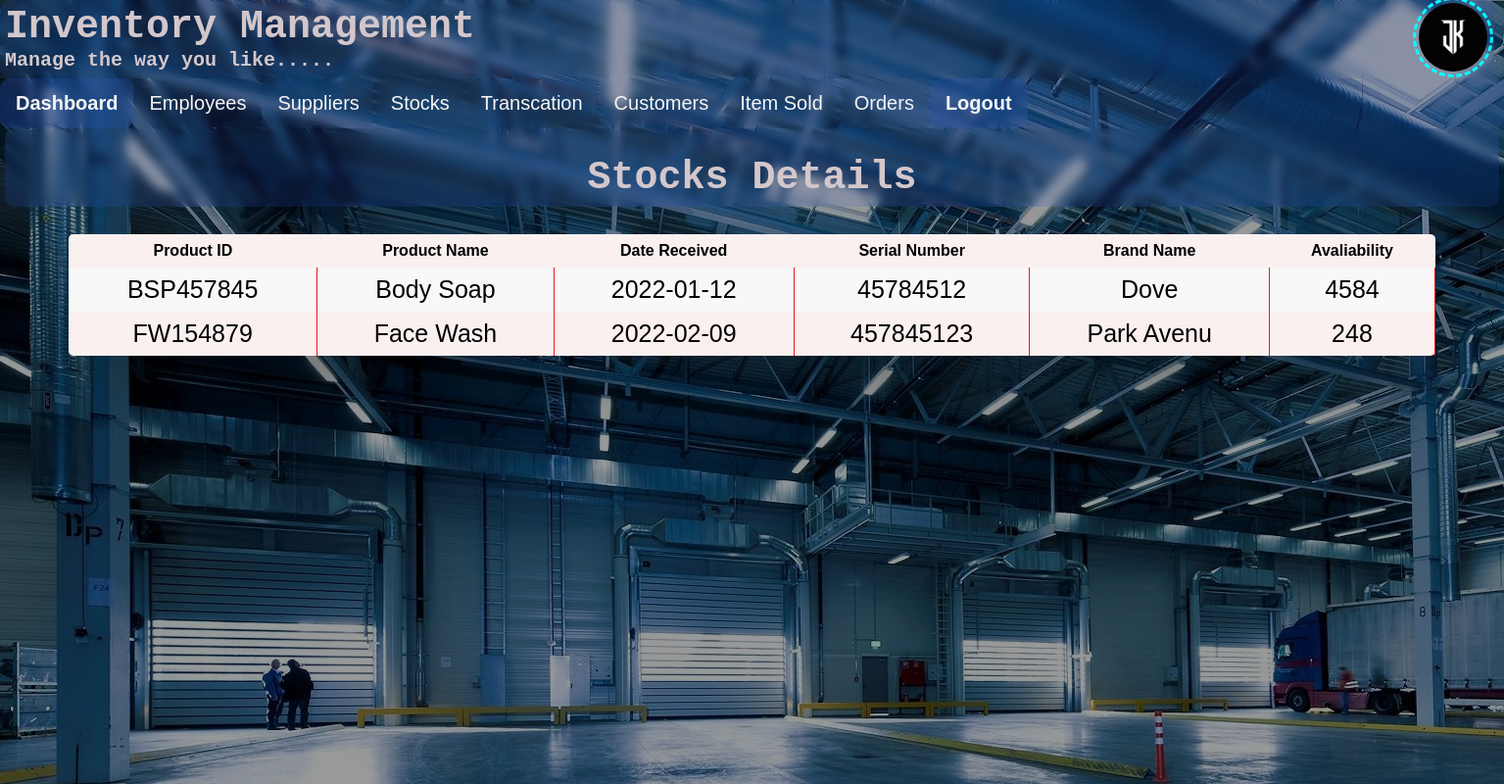
/SelectProduct.php, run on the app's committed database.
### tables this page shows
CREATE TABLE `product` (
  `Prod_id` varchar(255) NOT NULL,
  `Prod_Name` varchar(255) NOT NULL,
  `Date_recv` date NOT NULL,
  `Ser_No` int(100) NOT NULL,
  `Brnd_Name` varchar(100) NOT NULL,
  `Avaliability` int(255) NOT NULL
);

### SelectProduct.php (the view, shortened to what this page needs)
<!DOCTYPE html>
<html lang="en">
<head>
    <link rel="stylesheet" href="styleTable.css">
	<link rel="stylesheet" href="Demo.css">
    <link rel="stylesheet" href="StyleFront.css">
    <link rel="stylesheet" href="StyleDashboard.css">
    <link rel="stylesheet" href="StyleDemo.css">
</head>
<body>
    <div class="image">
        <form action="" class="forms">
            <h1>Inventory Management</h1>
                <p>Manage the way you like.....</p>
				<div class="design">
        <a href="#" class="logo"><img src="JK logo.jpg" alt="Karthik"></a>
    </div>
        </form>
        <div class="navbar" id="nav">
	  <a href="Dashboard.php" class="active">Dashboard</a>
	  <div class="dropdown">
		<button class="btn">Employees
		</button>
	  </div>
	  <div class="dropdown">
		<button class="btn">Suppliers
		</button>
	  </div>
	  <div class="dropdown">
		<button class="btn">Stocks
		</button>
	  </div>
	  <div class="dropdown">
		<button class="btn">Transcation
		</button>
	  </div>
	  <div class="dropdown">
		<button class="btn">Customers
		</button>
	  </div>
	  <div class="dropdown">
		<button class="btn">Item Sold
		</button>
	  </div>
	  <div class="dropdown">
		<button class="btn">Orders
		</button>
	  </div>
	  <a href="Logout.php" class="active">Logout</a>
	</div>
        <?php
$conn = mysqli_connect("localhost", "root", "", "inventoryManagement");
        $sql = "SELECT * FROM Product";
        $result = mysqli_query($conn,$sql);
        if(mysqli_num_rows($result)<=0)
        {
            echo '<script type="text/javascript" language="javascript">
            if(confirm("NO RESULTS FOUND!"))
            {
                self.location="AddStocks.php";
            }
            </script> ';
            exit();
        }
        else{
            echo "<center>";
                echo '<form action="" class="forms"><br>';
                echo '<h1 style="font-size: 40px">Stocks Details</h1>';
                echo '</form>';
                echo '<div class="table-wrapper">';
                echo '<table class="fl-table">';
                echo '<thread><tr><th>Product ID</th><th>Product Name</th><th>Date Received</th><th>Serial Number</th><th>Brand Name</th><th>Avaliability</th></tr></thread>'."<br>";
                while($row=mysqli_fetch_assoc($result))
                {
                    echo "<tr><td>".$row['Prod_id']."</td><td>".$row['Prod_Name']."</td><td>".$row['Date_recv']."</td><td>".$row['Ser_No']."</td><td>" .$row['Brnd_Name']. "</td><td>".$row['Avaliability']. "</td></tr>";
                }
                echo "</table>";
                echo "</div>";
                echo "</center>";
        }
        ?>
    </div>
</body>
</html>

### styleTable.css (style rules this page uses)
* { box-sizing: border-box; -webkit-box-sizing: border-box; -moz-box-sizing: border-box; }
body { font-family: Helvetica; -webkit-font-smoothing: antialiased; }
.table-wrapper { margin: 10px 70px 70px; box-shadow: 0px 35px 50px rgba( 0, 0, 0, 0.2 ); }
.fl-table { border-radius: 5px; font-size: px; font-weight: normal; border: none; border-collapse: collapse; width: 100%; max-width: 100%; white-space: nowrap; background-color: rgb(250, 240, 240); }
.fl-table td, .fl-table th { text-align: center; padding: 8px; }
.fl-table td { border-right: 1px solid #e71919; font-size: 25px; }
.fl-table tr:nth-child(even) { background: #F8F8F8; }

### Demo.css (style rules this page uses)
.design { margin: 0; height: 80px; width: auto; display: grid; place-items: center; margin-left: 1440px; margin-top: -75px; }
.logo { width: 70px; height: 70px; position: relative; }
.logo img { max-width: 100%; border-radius: 50%; }
.logo::before { content: ""; position: absolute; width: 100%; height: 100%; outline: 3px dashed cyan; outline-offset: 3px; border-radius: 50%; animation: spin 6s linear infinite; }

### StyleFront.css (style rules this page uses)
.imageE,.imageS,.image { height: 100%; width: 100%; background-image: linear-gradient(rgba(0,0,0,0.4),rgba(0,0,0,0.4)),url(pixabay.jpg); position: absolute; }
.forms { font-family: 'Courier New', Courier, monospace; width: 1525px; height: 80px; position: relative; color: #d3c7cb; padding: 5px; overflow: hidden; border-radius: 10px; background: rgba(52, 99, 230, 0.144); backdrop-filter: blur(5px); font-weight: bolder; font-size: 20px; }

### StyleDashBoard.css (style rules this page uses)
* { margin: 0px; padding: 0px; }

### StyleDemo.css (style rules this page uses)
.navbar { overflow: hidden; background: rgba(52, 99, 230, 0.144); font-weight: bolder; border-radius: 10px; }
.navbar a { float: left; display: block; color: whitesmoke; text-align: center; padding: 14px 16px; text-decoration: none; font-size: 20px; }
.active { background: rgba(52, 99, 230, 0.144); color: white; backdrop-filter: blur(5px); border-radius: 10px; }
.dropdown { float: left; overflow: hidden; border-radius: 10px; }
.dropdown .btn { font-size: 20px; border: none; outline: none; color: whitesmoke; padding: 14px 16px; background-color: inherit; font-family: inherit; margin: 0; backdrop-filter: blur(5px); }

### data on the page
product: Prod_id "BSP457845", Prod_Name "Body Soap", Date_recv "2022-01-12", Ser_No "45784512", Brnd_Name "Dove", Avaliability "4584"
product: Prod_id "FW154879", Prod_Name "Face Wash", Date_recv "2022-02-09", Ser_No "457845123", Brnd_Name "Park Avenu", Avaliability "248"
